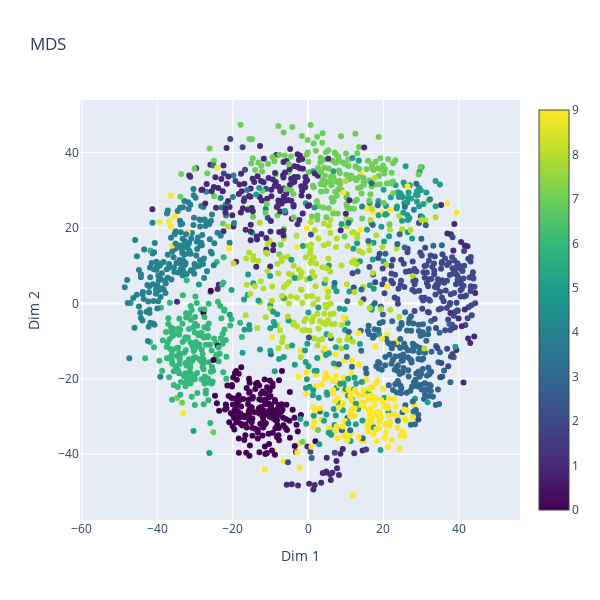

Notebook code for this chart:
### Code cell
X_mds = MDS(n_components=2).fit_transform(X)
draw_2d(X_mds, "MDS", y)

### Figure 1 — Plotly figure (JSON) as saved in the notebook; plotly's stock layout.template omitted (floating-point values rounded to 4 significant figures; data arrays with more than 128 entries replaced by an {"elided": "..."} marker saying what was removed)
{"data": [{"marker": {"color": {"elided": "1797 int values"}, "colorscale": [[0, "#440154"], [0.1111, "#482878"], [0.2222, "#3e4989"], [0.3333, "#31688e"], [0.4444, "#26828e"], [0.5556, "#1f9e89"], [0.6667, "#35b779"], [0.7778, "#6ece58"], [0.8889, "#b5de2b"], [1, "#fde725"]], "showscale": true, "size": 6}, "mode": "markers", "type": "scatter", "x": {"elided": "1797 float values"}, "y": {"elided": "1797 float values"}}], "layout": {"height": 600, "title": {"text": "MDS"}, "width": 600, "xaxis": {"scaleanchor": "y", "title": {"text": "Dim 1"}}, "yaxis": {"title": {"text": "Dim 2"}}}}
